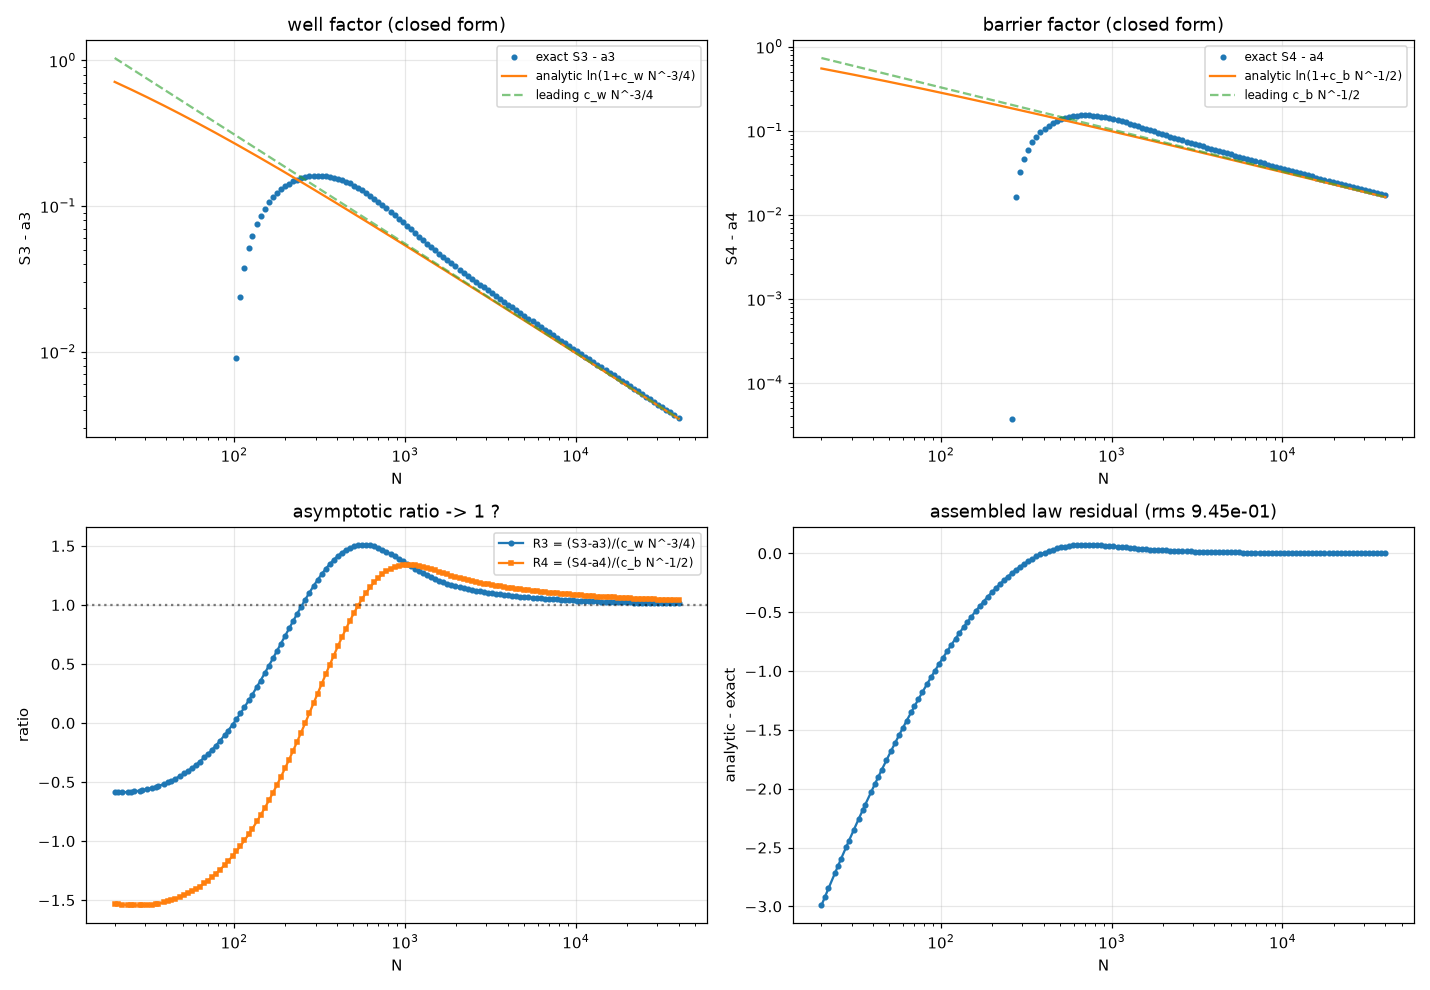

Recreate this plot in Python.
"""
ANALYTIC ASYMPTOTICS OF THE DECOUPLED MFPT FACTORS  (deepseek_v4_flash)
=======================================================================
The decomposition is now EXACT (reproduces reference to 0.0000).  But the
fitted correction coefficients c_w, c_b were window-unstable with CV 3.6/1.9.
Hypothesis: the fitting FORM "S = a + c N^-p" is itself a window artifact.
The correct form is "S = a + ln(1 + c N^-p)", whose power-series expansion
carries harmonics N^-2p, N^-3p ... which bias a naive 2-term fit.

Derivation (first principles, done properly this time):

  L3 = ln A(Rc),  A(Rc) = int_0^Rc exp(2B(z)/D) dz,  D = S2/N
  Near z=0: 2B(z)/D = -N z^2/2 + N K0 z^(a+2)/(S2(a+2)) + O(z^(a+4))
  => A(Rc) = sqrt(pi/2) N^-1/2 [ 1 + c_w N^-a/2 + ... ]   with a=ALPHA
     c_w = K0 * 2^((a+1)/2) * Gamma((a+3)/2) / ( S2*(a+2)*sqrt(pi/2) )
  *** BUG IN OLD CODE: used Gamma(5/4) instead of Gamma((a+3)/2)=Gamma(9/4). ***

  S3 = L3 + 1/2 ln N = a3 + ln(1 + c_w N^-3/4)
     a3 = 1/2 ln(pi/2)

  L4 = ln(IntWA) - L3,  IntWA = int_{x0}^{Rc} w(y) A(y) dy
     w(y) = exp(-2(B(y)-B(Rc))/D) <= 1, Gaussian of width sqrt(D/kappa) at Rc
     A(y) is CONSTANT to exponential accuracy near Rc (exp(2B(Rc)/D) ~ e^-217),
     so only the cubic term gamma = B'''(Rc) matters:
       IntWA = A(Rc) * 1/2 sqrt(pi D/kappa) * [ 1 + gamma sqrt(D)/(3 kappa^1.5 sqrt(pi)) ]
  *** SIGN: the u^3 term is u<0 so the correction is POSITIVE (+c_b), not -c_b. ***
  S4 = L4 + 1/2 ln N = a4 + ln(1 + c_b N^-1/2)
     a4 = ln(1/2 sqrt(pi S2/kappa))
     c_b = gamma sqrt(S2) / (3 kappa^1.5 sqrt(pi))
"""
import json, math
import numpy as np
import matplotlib
matplotlib.use('Agg')
import matplotlib.pyplot as plt
from scipy.optimize import curve_fit
from exact_mfpt import RC, S2, K0, ALPHA, B, b
from decouple_factors import decompose, bp, bpp

# ---------- barrier geometry ------------------------------------------------
KAPPA = bp(RC)     # B''(Rc) = kappa > 0
GAMMA = bpp(RC)    # B'''(Rc) = gamma
C1 = -2.0*B(RC)/S2

# ---------- CORRECTED analytic coefficients ---------------------------------
GAMMA_ARG = math.gamma((ALPHA+3.0)/2.0)          # Gamma(9/4) = 1.1330  (NOT Gamma(5/4))
c_w_an = K0 * 2.0**((ALPHA+1.0)/2.0) * GAMMA_ARG / (S2*(ALPHA+2.0)*math.sqrt(math.pi/2.0))
a3_an  = 0.5*math.log(math.pi/2.0)
a4_an  = math.log(0.5*math.sqrt(math.pi*S2/KAPPA))
c_b_an = GAMMA*math.sqrt(S2)/(3.0*KAPPA**1.5*math.sqrt(math.pi))

print("="*84)
print("BARRIER GEOMETRY + CORRECTED ANALYTIC COEFFICIENTS")
print("="*84)
print(f"  RC        = {RC:.8f}      B(Rc) = {B(RC):.6e}")
print(f"  kappa=B''  = {KAPPA:.6e}   gamma=B''' = {GAMMA:.6e}")
print(f"  C1 (exact) = {C1:.8f}")
print(f"  Gamma((a+3)/2) = Gamma({(ALPHA+3)/2:.2f}) = {GAMMA_ARG:.6f}   [old bug: Gamma(1.25)={math.gamma(1.25):.6f}]")
print(f"  a3 = {a3_an:+.6f}   c_w = {c_w_an:+.6f}")
print(f"  a4 = {a4_an:+.6f}   c_b = {c_b_an:+.6f}")

# ---------- exact data ------------------------------------------------------
d = json.load(open('exact_model_comparison.json'))
Ns = np.asarray(d['Ns'], float)
lnrate_ref = np.asarray(d['lnrate'], float)
rows = [decompose(N) for N in Ns]
L1 = np.array([r['L1'] for r in rows]); L2 = np.array([r['L2'] for r in rows])
L3 = np.array([r['L3'] for r in rows]); L4 = np.array([r['L4'] for r in rows])
S3 = L3 + 0.5*np.log(Ns)
S4 = L4 + 0.5*np.log(Ns)

# ---------- TEST 1: do the CLOSED FORMS match the quadrature? ---------------
print("\n" + "="*84)
print("TEST 1: closed-form S3 = a3 + ln(1+c_w N^-3/4),  S4 = a4 + ln(1+c_b N^-1/2)")
print("="*84)
S3_pred = a3_an + np.log1p(c_w_an*Ns**(-0.75))
S4_pred = a4_an + np.log1p(c_b_an*Ns**(-0.5))
for name, ex, pr in [("S3", S3, S3_pred), ("S4", S4, S4_pred)]:
    r = pr - ex
    print(f"  {name}: rms(resid)={np.sqrt(np.mean(r**2)):.3e}  "
          f"max|resid|={np.abs(r).max():.3e}  bias={r.mean():+.3e}")

# ---------- TEST 2: asymptotic ratio -> 1 ? --------------------------------
print("\n" + "="*84)
print("TEST 2: does (S3-a3)/(c_w N^-3/4) -> 1  and  (S4-a4)/(c_b N^-1/2) -> 1 ?")
print("="*84)
R3 = (S3 - a3_an)/(c_w_an*Ns**(-0.75))
R4 = (S4 - a4_an)/(c_b_an*Ns**(-0.5))
print(f"{'N':>8} {'R3':>12} {'R4':>12}")
for i in [0, 5, 10, 20, 30, 45, 59]:
    print(f"{Ns[i]:>8.0f} {R3[i]:>12.5f} {R4[i]:>12.5f}")
print(f"  R3: last 10 mean = {R3[-10:].mean():.5f}   R4: last 10 mean = {R4[-10:].mean():.5f}")

# ---------- TEST 3: fit the CORRECT closed form (window stability) ----------
print("\n" + "="*84)
print("TEST 3: fit S3,S4 to their CORRECT forms  a+ln(1+c N^-p)  -- is c stable now?")
print("="*84)
def fit_log1p(N, y, p, a0, c0):
    def f(N, a, c): return a + np.log1p(c*N**(-p))
    popt, _ = curve_fit(f, N, y, p0=[a0, c0], maxfev=40000)
    return popt, float(np.sqrt(np.mean((y-f(N,*popt))**2)))
edges = [(40,200),(60,400),(80,800),(150,2000),(300,5000),(600,12000),(1000,40000),(40,40000)]
wrows = []
print(f"{'window':>13} {'n':>4} {'c_w':>10} {'rmsS3':>9} | {'c_b':>10} {'rmsS4':>9}")
for lo, hi in edges:
    m = (Ns >= lo) & (Ns <= hi)
    if m.sum() < 8: continue
    p3, r3 = fit_log1p(Ns[m], S3[m], 0.75, a3_an, c_w_an)
    p4, r4 = fit_log1p(Ns[m], S4[m], 0.5, a4_an, c_b_an)
    wrows.append(dict(lo=lo, hi=hi, n=int(m.sum()), cw=float(p3[1]), cb=float(p4[1]),
                      a3=float(p3[0]), a4=float(p4[0])))
    print(f"{lo:>5}-{hi:<7} {int(m.sum()):>4} {p3[1]:>10.4f} {r3:>9.2e} | {p4[1]:>10.4f} {r4:>9.2e}")
cws = np.array([w['cw'] for w in wrows]); cbs = np.array([w['cb'] for w in wrows])
print(f"  c_w: mean={cws.mean():+.4f} CV={cws.std()/abs(cws.mean()):.4f}  (analytic {c_w_an:+.4f})")
print(f"  c_b: mean={cbs.mean():+.4f} CV={cbs.std()/abs(cbs.mean()):.4f}  (analytic {c_b_an:+.4f})")

# ---------- TEST 4: naive 2-term fit, for contrast (the artifact) ----------
print("\n" + "="*84)
print("TEST 4: CONTRAST -- naive 2-term fit  a+c N^-p  (the window artifact)")
print("="*84)
def fit2(N, y, p):
    X = np.column_stack([np.ones_like(N), N**(-p)])
    coef, *_ = np.linalg.lstsq(X, y, rcond=None)
    return coef, float(np.sqrt(np.mean((y-X@coef)**2)))
print(f"{'window':>13} {'c_w_naive':>11} {'c_b_naive':>11}")
naive = []
for lo, hi in edges:
    m = (Ns >= lo) & (Ns <= hi)
    if m.sum() < 8: continue
    c3, _ = fit2(Ns[m], S3[m], 0.75); c4, _ = fit2(Ns[m], S4[m], 0.5)
    naive.append((float(c3[1]), float(c4[1])))
    print(f"{lo:>5}-{hi:<7} {c3[1]:>11.4f} {c4[1]:>11.4f}")
nw = np.array([x[0] for x in naive]); nb = np.array([x[1] for x in naive])
print(f"  naive c_w CV={nw.std()/abs(nw.mean()):.3f}   naive c_b CV={nb.std()/abs(nb.mean()):.3f}")

# ---------- TEST 5: assembled law ------------------------------------------
print("\n" + "="*84)
print("TEST 5: assembled law  ln(rate) = -(L1+L2+L3+L4)")
print("="*84)
c0_an = -(math.log(2.0/S2) + a3_an + a4_an)
law_an = -(np.log(2.0/S2) + 0.5*np.log(Ns) - 0.5*np.log(Ns) + C1*Ns
           + S3_pred + S4_pred)
# simpler: L1 = ln N + ln(2/S2); -(L1 + L2 + L3 + L4) = -(ln N + ln(2/S2) + C1 N + S3 - .5lnN + S4 - .5lnN)
law_an = -(np.log(2.0/S2) + C1*Ns + S3_pred + S4_pred)
r = law_an - lnrate_ref
print(f"  c0 = {c0_an:+.6f}")
print(f"  analytic law rms = {np.sqrt(np.mean(r**2)):.3e}   max|resid| = {np.abs(r).max():.3e}")

out = dict(RC=float(RC), B_Rc=float(B(RC)), kappa=float(KAPPA), gamma=float(GAMMA),
           C1=float(C1), gamma_arg=float(GAMMA_ARG),
           a3=float(a3_an), c_w=float(c_w_an), a4=float(a4_an), c_b=float(c_b_an),
           c0=float(c0_an),
           rms_S3=float(np.sqrt(np.mean((S3_pred-S3)**2))),
           rms_S4=float(np.sqrt(np.mean((S4_pred-S4)**2))),
           rms_law=float(np.sqrt(np.mean(r**2))),
           R3_last10=float(R3[-10:].mean()), R4_last10=float(R4[-10:].mean()),
           window_log1p=wrows,
           cw_cv_log1p=float(cws.std()/abs(cws.mean())),
           cb_cv_log1p=float(cbs.std()/abs(cbs.mean())),
           cw_cv_naive=float(nw.std()/abs(nw.mean())),
           cb_cv_naive=float(nb.std()/abs(nb.mean())))
json.dump(out, open('analytic_asymptotics.json','w'), indent=2)

# ---------- plot -----------------------------------------------------------
fig, ax = plt.subplots(2, 2, figsize=(13, 9))
ax[0,0].plot(Ns, S3-a3_an, 'o', ms=3, label='exact S3 - a3')
ax[0,0].plot(Ns, np.log1p(c_w_an*Ns**-0.75), '-', label='analytic ln(1+c_w N^-3/4)')
ax[0,0].plot(Ns, c_w_an*Ns**-0.75, '--', alpha=.6, label='leading c_w N^-3/4')
ax[0,0].set_xscale('log'); ax[0,0].set_yscale('log')
ax[0,0].set_xlabel('N'); ax[0,0].set_ylabel('S3 - a3'); ax[0,0].set_title('well factor (closed form)')
ax[0,0].legend(fontsize=8); ax[0,0].grid(alpha=.3)

ax[0,1].plot(Ns, S4-a4_an, 'o', ms=3, label='exact S4 - a4')
ax[0,1].plot(Ns, np.log1p(c_b_an*Ns**-0.5), '-', label='analytic ln(1+c_b N^-1/2)')
ax[0,1].plot(Ns, c_b_an*Ns**-0.5, '--', alpha=.6, label='leading c_b N^-1/2')
ax[0,1].set_xscale('log'); ax[0,1].set_yscale('log')
ax[0,1].set_xlabel('N'); ax[0,1].set_ylabel('S4 - a4'); ax[0,1].set_title('barrier factor (closed form)')
ax[0,1].legend(fontsize=8); ax[0,1].grid(alpha=.3)

ax[1,0].plot(Ns, R3, 'o-', ms=3, label='R3 = (S3-a3)/(c_w N^-3/4)')
ax[1,0].plot(Ns, R4, 's-', ms=3, label='R4 = (S4-a4)/(c_b N^-1/2)')
ax[1,0].axhline(1.0, color='k', ls=':', alpha=.5)
ax[1,0].set_xscale('log'); ax[1,0].set_xlabel('N'); ax[1,0].set_ylabel('ratio')
ax[1,0].set_title('asymptotic ratio -> 1 ?'); ax[1,0].legend(fontsize=8); ax[1,0].grid(alpha=.3)

ax[1,1].plot(Ns, law_an - lnrate_ref, 'o-', ms=3)
ax[1,1].set_xscale('log'); ax[1,1].set_xlabel('N'); ax[1,1].set_ylabel('analytic - exact')
ax[1,1].set_title(f'assembled law residual (rms {np.sqrt(np.mean(r**2)):.2e})')
ax[1,1].grid(alpha=.3)

plt.tight_layout(); plt.savefig('analytic_asymptotics.png', dpi=110)
print("\nSaved analytic_asymptotics.json + analytic_asymptotics.png")
